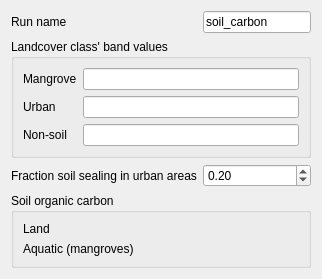
                            <widget class="QWidget" name="CARBON_SOIL_">
                              <layout class="QFormLayout" name="formLayout_8">
                                <item row="0" column="0">
                                  <widget class="QLabel" name="label_66">
                                    <property name="text">
                                      <string>Run name</string>
                                    </property>
                                  </widget>
                                </item>
                                <item row="0" column="1">
                                  <widget class="QLineEdit" name="run_name_">
                                    <property name="text">
                                      <string>soil_carbon</string>
                                    </property>
                                  </widget>
                                </item>
                                <item row="1" column="0" colspan="2">
                                  <widget class="QGroupBox" name="groupBox_2">
                                    <property name="title">
                                      <string>Landcover class' band values</string>
                                    </property>
                                    <layout class="QFormLayout" name="formLayout_27">
                                      <item row="0" column="0">
                                        <widget class="QLabel" name="label_17">
                                          <property name="text">
                                            <string>Mangrove</string>
                                          </property>
                                        </widget>
                                      </item>
                                      <item row="0" column="1">
                                        <widget class="IntList" name="mangrove_lc_classes_" />
                                      </item>
                                      <item row="1" column="0">
                                        <widget class="QLabel" name="label_67">
                                          <property name="text">
                                            <string>Urban </string>
                                          </property>
                                        </widget>
                                      </item>
                                      <item row="1" column="1">
                                        <widget class="IntList" name="urban_lc_classes_" />
                                      </item>
                                      <item row="2" column="0">
                                        <widget class="QLabel" name="label_68">
                                          <property name="text">
                                            <string>Non-soil</string>
                                          </property>
                                        </widget>
                                      </item>
                                      <item row="2" column="1">
                                        <widget class="IntList" name="nonsoil_lc_classes_" />
                                      </item>
                                    </layout>
                                  </widget>
                                </item>
                                <item row="4" column="0">
                                  <widget class="QLabel" name="label_69">
                                    <property name="text">
                                      <string>Fraction soil sealing in urban areas</string>
                                    </property>
                                  </widget>
                                </item>
                                <item row="4" column="1">
                                  <widget class="QgsDoubleSpinBox" name="SEAL_ADJUST_">
                                    <property name="value">
                                      <double>0.200000000000000</double>
                                    </property>
                                  </widget>
                                </item>
                                <item row="5" column="0" colspan="2">
                                  <widget class="QGroupBox" name="groupBox_3">
                                    <property name="title">
                                      <string>Soil organic carbon</string>
                                    </property>
                                    <layout class="QFormLayout" name="formLayout_28">
                                      <item row="0" column="0">
                                        <widget class="QLabel" name="label_70">
                                          <property name="text">
                                            <string>Land</string>
                                          </property>
                                        </widget>
                                      </item>
                                      <item row="0" column="1">
                                        <widget class="QgsFileWidget" name="SOC_">
                                          <property name="filter">
                                            <string>Geotiff (*.tiff *.tif);; All Files (*.*)</string>
                                          </property>
                                        </widget>
                                      </item>
                                      <item row="1" column="0">
                                        <widget class="QLabel" name="label_71">
                                          <property name="text">
                                            <string>Aquatic (mangroves)</string>
                                          </property>
                                        </widget>
                                      </item>
                                      <item row="1" column="1">
                                        <widget class="QgsFileWidget" name="SOC_MANGROVES_">
                                          <property name="filter">
                                            <string>Geotiff (*.tiff *.tif);; All Files (*.*)</string>
                                          </property>
                                        </widget>
                                      </item>
                                    </layout>
                                  </widget>
                                </item>
                              </layout>
                            </widget>
